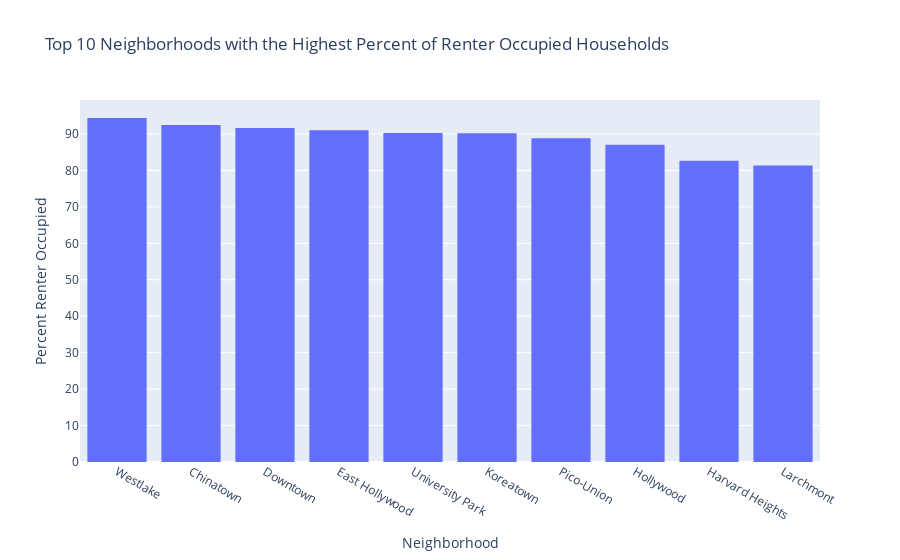

Notebook cell for this chart:
### Code cell
fig = px.bar(tenure_sorted.head(10),
       y='Percent Renter Occupied',
       title='Top 10 Neighborhoods with the Highest Percent of Renter Occupied Households'
      )
fig.update_traces(marker_line_width=0)

fig.show()

### Figure 1 — Plotly figure (JSON) as saved in the notebook; plotly's stock layout.template omitted (floating-point values rounded to 4 significant figures)
{"data": [{"alignmentgroup": "True", "hovertemplate": "Neighborhood=%{x}<br>Percent Renter Occupied=%{y}<extra></extra>", "legendgroup": "", "marker": {"color": "#636efa", "line": {"width": 0}, "pattern": {"shape": ""}}, "name": "", "offsetgroup": "", "orientation": "v", "showlegend": false, "textposition": "auto", "type": "bar", "x": ["Westlake", "Chinatown", "Downtown", "East Hollywood", "University Park", "Koreatown", "Pico-Union", "Hollywood", "Harvard Heights", "Larchmont"], "xaxis": "x", "y": [94.35, 92.46, 91.66, 91.03, 90.29, 90.18, 88.79, 87.06, 82.62, 81.32], "yaxis": "y"}], "layout": {"autosize": true, "barmode": "relative", "legend": {"tracegroupgap": 0}, "title": {"text": "Top 10 Neighborhoods with the Highest Percent of Renter Occupied Households"}, "xaxis": {"anchor": "y", "autorange": true, "domain": [0, 1], "range": [-0.5, 9.5], "title": {"text": "Neighborhood"}, "type": "category"}, "yaxis": {"anchor": "x", "autorange": true, "domain": [0, 1], "range": [0, 99.32], "title": {"text": "Percent Renter Occupied"}, "type": "linear"}}}
